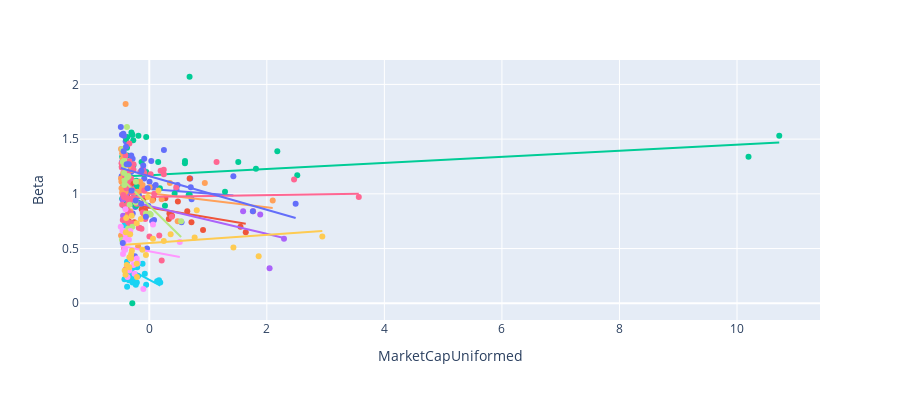

Notebook code cell kept with this figure:
### Code cell
# we can see the beta distribution in different sectors
# is it affected by marketcap or sector?

# uniform marketCap
MktCap = fullDataNoOutliers['MarketCap']
MktCapUni = (MktCap - np.mean(MktCap))/np.std(MktCap,ddof=1)
fullDataNoOutliers['MarketCapUniformed'] = MktCapUni

fig = px.scatter(fullDataNoOutliers, x='MarketCapUniformed', y= 'Beta', color='GICSSector', trendline="ols", height=400)
fig.layout.update(showlegend=False)
fig.show()

### Figure 1 — Plotly figure (JSON) as saved in the notebook; plotly's stock layout.template omitted (floating-point values rounded to 4 significant figures)
{"data": [{"hoverlabel": {"namelength": 0}, "hovertemplate": "GICSSector=Industrials<br>MarketCapUniformed=%{x}<br>Beta=%{y}", "legendgroup": "GICSSector=Industrials", "marker": {"color": "#636efa", "symbol": "circle"}, "mode": "markers", "name": "GICSSector=Industrials", "showlegend": true, "type": "scatter", "x": [0.4635, -0.4433, -0.4305, -0.4013, -0.3222, -0.4582, -0.4075, 1.431, -0.4068, 0.2491, 0.06015, -0.2473, 0.0338, -0.174, -0.3765, -0.1663, -0.08597, -0.3992, -0.3092, -0.4652, -0.2818, -0.4466, -0.01708, -0.3557, 0.7207, -0.4383, 0.004948, -0.2366, -0.3811, 0.5482, -0.3998, 0.08148, -0.2639, -0.2836, -0.4589, -0.4702, 0.05003, -0.2454, -0.463, -0.3239, -0.4011, -0.1737, -0.437, -0.2373, -0.2916, 0.696, 0.4826, 0.7056, -0.2815, -0.3918, -0.03792, -0.3799], "xaxis": "x", "y": [1.04, 0.96, 0.89, 1.48, 1.09, 0.95, 1.12, 1.16, 0.8, 1.4, 1.06, 1.1, 1.3, 1.02, 1.02, 1.11, 1.14, 1.06, 1.2, 1.54, 1.09, 1.28, 0.89, 1.02, 0.95, 0.99, 1.11, 0.98, 1.02, 0.74, 1.1, 0.76, 1, 1.32, 1.14, 1.16, 0.75, 0.43, 1.29, 1.21, 0.8, 0.98, 1.01, 0.88, 1.54, 1.14, 1.08, 1.06, 0.82, 1.09, 0.5, 1.1], "yaxis": "y"}, {"hoverlabel": {"namelength": 0}, "hovertemplate": "<b>OLS trendline</b><br>Beta = -0.042196 * MarketCapUniformed + 1.045452<br>R<sup>2</sup>=0.005966<br><br>GICSSector=Industrials<br>MarketCapUniformed=%{x}<br>Beta=%{y} <b>(trend)</b>", "legendgroup": "GICSSector=Industrials", "marker": {"color": "#636efa", "symbol": "circle"}, "mode": "lines", "name": "GICSSector=Industrials", "showlegend": false, "type": "scatter", "x": [-0.4702, -0.4652, -0.463, -0.4589, -0.4582, -0.4466, -0.4433, -0.4383, -0.437, -0.4305, -0.4075, -0.4068, -0.4013, -0.4011, -0.3998, -0.3992, -0.3918, -0.3811, -0.3799, -0.3765, -0.3557, -0.3239, -0.3222, -0.3092, -0.2916, -0.2836, -0.2818, -0.2815, -0.2639, -0.2473, -0.2454, -0.2373, -0.2366, -0.174, -0.1737, -0.1663, -0.08597, -0.03792, -0.01708, 0.004948, 0.0338, 0.05003, 0.06015, 0.08148, 0.2491, 0.4635, 0.4826, 0.5482, 0.696, 0.7056, 0.7207, 1.431], "xaxis": "x", "y": [1.065, 1.065, 1.065, 1.065, 1.065, 1.064, 1.064, 1.064, 1.064, 1.064, 1.063, 1.063, 1.062, 1.062, 1.062, 1.062, 1.062, 1.062, 1.061, 1.061, 1.06, 1.059, 1.059, 1.058, 1.058, 1.057, 1.057, 1.057, 1.057, 1.056, 1.056, 1.055, 1.055, 1.053, 1.053, 1.052, 1.049, 1.047, 1.046, 1.045, 1.044, 1.043, 1.043, 1.042, 1.035, 1.026, 1.025, 1.022, 1.016, 1.016, 1.015, 0.9851], "yaxis": "y"}, {"hoverlabel": {"namelength": 0}, "hovertemplate": "GICSSector=Health Care<br>MarketCapUniformed=%{x}<br>Beta=%{y}", "legendgroup": "GICSSector=Health Care", "marker": {"color": "#EF553B", "symbol": "circle"}, "mode": "markers", "name": "GICSSector=Health Care", "showlegend": true, "type": "scatter", "x": [0.6464, -0.2927, -0.3476, 0.7179, -0.07059, 0.3868, -0.3805, -0.31, -0.387, 0.343, 0.4864, 0.3329, -0.09306, -0.1289, -0.2538, 0.9148, 1.642, -0.4337, 1.552, -0.3883, -0.3437, 0.2735, -0.378, 0.687, -0.3993, 0.06517], "xaxis": "x", "y": [0.84, 1.1, 0.75, 0.74, 0.85, 0.8, 0.89, 0.91, 0.86, 0.82, 0.93, 0.77, 0.96, 0.86, 0.74, 0.67, 0.65, 1.26, 0.7, 0.68, 0.82, 0.96, 0.98, 1.14, 0.75, 0.95], "yaxis": "y"}, {"hoverlabel": {"namelength": 0}, "hovertemplate": "<b>OLS trendline</b><br>Beta = -0.090165 * MarketCapUniformed + 0.874085<br>R<sup>2</sup>=0.131074<br><br>GICSSector=Health Care<br>MarketCapUniformed=%{x}<br>Beta=%{y} <b>(trend)</b>", "legendgroup": "GICSSector=Health Care", "marker": {"color": "#EF553B", "symbol": "circle"}, "mode": "lines", "name": "GICSSector=Health Care", "showlegend": false, "type": "scatter", "x": [-0.4337, -0.3993, -0.3883, -0.387, -0.3805, -0.378, -0.3476, -0.3437, -0.31, -0.2927, -0.2538, -0.1289, -0.09306, -0.07059, 0.06517, 0.2735, 0.3329, 0.343, 0.3868, 0.4864, 0.6464, 0.687, 0.7179, 0.9148, 1.552, 1.642], "xaxis": "x", "y": [0.9132, 0.9101, 0.9091, 0.909, 0.9084, 0.9082, 0.9054, 0.9051, 0.902, 0.9005, 0.897, 0.8857, 0.8825, 0.8805, 0.8682, 0.8494, 0.8441, 0.8432, 0.8392, 0.8302, 0.8158, 0.8121, 0.8094, 0.7916, 0.7342, 0.7261], "yaxis": "y"}, {"hoverlabel": {"namelength": 0}, "hovertemplate": "GICSSector=Information Technology<br>MarketCapUniformed=%{x}<br>Beta=%{y}", "legendgroup": "GICSSector=Information Technology", "marker": {"color": "#00cc96", "symbol": "circle"}, "mode": "markers", "name": "GICSSector=Information Technology", "showlegend": true, "type": "scatter", "x": [0.6702, -0.4655, -0.2209, -0.131, 10.72, -0.05243, 0.1802, 0.608, -0.386, 1.514, -0.3913, -0.1891, -0.2898, -0.4552, 0.267, -0.4562, -0.05027, -0.2705, 1.815, 0.6883, 0.1512, -0.4211, -0.4419, -0.2728, -0.1845, 2.179, -0.3734, -0.3036, 10.2, -0.242, -0.3938, 0.6859, 1.289, -0.2222, 0.4309, -0.3785, -0.3733, -0.2086, 0.6065, -0.2888, 2.518, -0.4238, -0.4607, -0.2876], "xaxis": "x", "y": [0.99, 1.25, 1.12, 1.29, 1.53, 1.52, 1.05, 1.3, 0.91, 1.29, 0.63, 0.92, 1.27, 1.4, 0.89, 0.96, 1.2, 1.26, 1.23, 0.99, 1.29, 0.79, 1.07, 1.49, 1.53, 1.39, 1.35, 1.56, 1.34, 0.9, 1.5, 2.07, 1.02, 0.89, 1, 1.42, 1.52, 1.07, 1.28, 0, 1.17, 0.69, 1.34, 1.54], "yaxis": "y"}, {"hoverlabel": {"namelength": 0}, "hovertemplate": "<b>OLS trendline</b><br>Beta = 0.027917 * MarketCapUniformed + 1.170396<br>R<sup>2</sup>=0.037324<br><br>GICSSector=Information Technology<br>MarketCapUniformed=%{x}<br>Beta=%{y} <b>(trend)</b>", "legendgroup": "GICSSector=Information Technology", "marker": {"color": "#00cc96", "symbol": "circle"}, "mode": "lines", "name": "GICSSector=Information Technology", "showlegend": false, "type": "scatter", "x": [-0.4655, -0.4607, -0.4562, -0.4552, -0.4419, -0.4238, -0.4211, -0.3938, -0.3913, -0.386, -0.3785, -0.3734, -0.3733, -0.3036, -0.2898, -0.2888, -0.2876, -0.2728, -0.2705, -0.242, -0.2222, -0.2209, -0.2086, -0.1891, -0.1845, -0.131, -0.05243, -0.05027, 0.1512, 0.1802, 0.267, 0.4309, 0.6065, 0.608, 0.6702, 0.6859, 0.6883, 1.289, 1.514, 1.815, 2.179, 2.518, 10.2, 10.72], "xaxis": "x", "y": [1.157, 1.158, 1.158, 1.158, 1.158, 1.159, 1.159, 1.159, 1.159, 1.16, 1.16, 1.16, 1.16, 1.162, 1.162, 1.162, 1.162, 1.163, 1.163, 1.164, 1.164, 1.164, 1.165, 1.165, 1.165, 1.167, 1.169, 1.169, 1.175, 1.175, 1.178, 1.182, 1.187, 1.187, 1.189, 1.19, 1.19, 1.206, 1.213, 1.221, 1.231, 1.241, 1.455, 1.47], "yaxis": "y"}, {"hoverlabel": {"namelength": 0}, "hovertemplate": "GICSSector=Communication Services<br>MarketCapUniformed=%{x}<br>Beta=%{y}", "legendgroup": "GICSSector=Communication Services", "marker": {"color": "#ab63fa", "symbol": "circle"}, "mode": "markers", "name": "GICSSector=Communication Services", "showlegend": true, "type": "scatter", "x": [-0.09997, 2.293, -0.3903, 1.597, -0.4454, -0.4468, -0.4445, -0.3594, 2.047, -0.4396, 1.888], "xaxis": "x", "y": [1.22, 0.59, 0.99, 0.84, 0.8, 0.96, 0.95, 0.67, 0.32, 0.97, 0.81], "yaxis": "y"}, {"hoverlabel": {"namelength": 0}, "hovertemplate": "<b>OLS trendline</b><br>Beta = -0.127957 * MarketCapUniformed + 0.889558<br>R<sup>2</sup>=0.405072<br><br>GICSSector=Communication Services<br>MarketCapUniformed=%{x}<br>Beta=%{y} <b>(trend)</b>", "legendgroup": "GICSSector=Communication Services", "marker": {"color": "#ab63fa", "symbol": "circle"}, "mode": "lines", "name": "GICSSector=Communication Services", "showlegend": false, "type": "scatter", "x": [-0.4468, -0.4454, -0.4445, -0.4396, -0.3903, -0.3594, -0.09997, 1.597, 1.888, 2.047, 2.293], "xaxis": "x", "y": [0.9467, 0.9466, 0.9464, 0.9458, 0.9395, 0.9355, 0.9023, 0.6852, 0.648, 0.6276, 0.5962], "yaxis": "y"}, {"hoverlabel": {"namelength": 0}, "hovertemplate": "GICSSector=Consumer Discretionary<br>MarketCapUniformed=%{x}<br>Beta=%{y}", "legendgroup": "GICSSector=Consumer Discretionary", "marker": {"color": "#FFA15A", "symbol": "circle"}, "mode": "markers", "name": "GICSSector=Consumer Discretionary", "showlegend": true, "type": "scatter", "x": [-0.4096, -0.2959, -0.3358, -0.4797, -0.4457, -0.2929, -0.3247, -0.3917, -0.1014, -0.1937, -0.3228, -0.1541, -0.4627, -0.3618, 0.004805, -0.3744, -0.4704, -0.4668, -0.4018, -0.249, 2.1, -0.4435, -0.4803, -0.4698, -0.3297, 0.3507, -0.4807, -0.1139, 0.9449, -0.4721, -0.4534, -0.4184, -0.4606, -0.1233, -0.295, 0.4835, -0.4538, 0.05218, -0.4159, 0.2106, -0.4141, -0.1573, -0.4248, -0.4026, -0.1899], "xaxis": "x", "y": [0.65, 1.22, 1.26, 0.62, 1.27, 1.04, 0.73, 0.66, 0.82, 1.02, 0.84, 0.91, 1.01, 0.81, 1.06, 0.73, 1.11, 1.25, 1.02, 1.01, 0.94, 1.19, 1.41, 1.11, 0.65, 1.1, 1.14, 1.08, 1.1, 1.05, 1.11, 0.64, 1.37, 1.05, 1.22, 0.75, 1.32, 0.94, 1.11, 0.95, 0.97, 1.11, 1.17, 1.82, 0.52], "yaxis": "y"}, {"hoverlabel": {"namelength": 0}, "hovertemplate": "<b>OLS trendline</b><br>Beta = -0.064752 * MarketCapUniformed + 1.005604<br>R<sup>2</sup>=0.013947<br><br>GICSSector=Consumer Discretionary<br>MarketCapUniformed=%{x}<br>Beta=%{y} <b>(trend)</b>", "legendgroup": "GICSSector=Consumer Discretionary", "marker": {"color": "#FFA15A", "symbol": "circle"}, "mode": "lines", "name": "GICSSector=Consumer Discretionary", "showlegend": false, "type": "scatter", "x": [-0.4807, -0.4803, -0.4797, -0.4721, -0.4704, -0.4698, -0.4668, -0.4627, -0.4606, -0.4538, -0.4534, -0.4457, -0.4435, -0.4248, -0.4184, -0.4159, -0.4141, -0.4096, -0.4026, -0.4018, -0.3917, -0.3744, -0.3618, -0.3358, -0.3297, -0.3247, -0.3228, -0.2959, -0.295, -0.2929, -0.249, -0.1937, -0.1899, -0.1573, -0.1541, -0.1233, -0.1139, -0.1014, 0.004805, 0.05218, 0.2106, 0.3507, 0.4835, 0.9449, 2.1], "xaxis": "x", "y": [1.037, 1.037, 1.037, 1.036, 1.036, 1.036, 1.036, 1.036, 1.035, 1.035, 1.035, 1.034, 1.034, 1.033, 1.033, 1.033, 1.032, 1.032, 1.032, 1.032, 1.031, 1.03, 1.029, 1.027, 1.027, 1.027, 1.027, 1.025, 1.025, 1.025, 1.022, 1.018, 1.018, 1.016, 1.016, 1.014, 1.013, 1.012, 1.005, 1.002, 0.992, 0.9829, 0.9743, 0.9444, 0.8696], "yaxis": "y"}, {"hoverlabel": {"namelength": 0}, "hovertemplate": "GICSSector=Utilities<br>MarketCapUniformed=%{x}<br>Beta=%{y}", "legendgroup": "GICSSector=Utilities", "marker": {"color": "#19d3f3", "symbol": "circle"}, "mode": "markers", "name": "GICSSector=Utilities", "showlegend": true, "type": "scatter", "x": [-0.4138, -0.3998, -0.3363, -0.05289, -0.3047, -0.3935, -0.3781, -0.3464, -0.2117, 0.1657, -0.2876, 0.187, -0.2847, -0.3772, -0.2452, -0.07623, -0.2626, -0.425, -0.422, -0.2849, -0.2055, -0.1143, 0.1326, -0.2295, -0.1905], "xaxis": "x", "y": [0.66, 0.23, 0.27, 0.17, 0.24, 0.3, 0.38, 0.21, 0.19, 0.21, 0.24, 0.19, 0.19, 0.15, 0.21, 0.27, 0.33, 0.71, 0.22, 0.33, 0.33, 0.36, 0.2, 0.17, 0.25], "yaxis": "y"}, {"hoverlabel": {"namelength": 0}, "hovertemplate": "<b>OLS trendline</b><br>Beta = -0.286803 * MarketCapUniformed + 0.214353<br>R<sup>2</sup>=0.142737<br><br>GICSSector=Utilities<br>MarketCapUniformed=%{x}<br>Beta=%{y} <b>(trend)</b>", "legendgroup": "GICSSector=Utilities", "marker": {"color": "#19d3f3", "symbol": "circle"}, "mode": "lines", "name": "GICSSector=Utilities", "showlegend": false, "type": "scatter", "x": [-0.425, -0.422, -0.4138, -0.3998, -0.3935, -0.3781, -0.3772, -0.3464, -0.3363, -0.3047, -0.2876, -0.2849, -0.2847, -0.2626, -0.2452, -0.2295, -0.2117, -0.2055, -0.1905, -0.1143, -0.07623, -0.05289, 0.1326, 0.1657, 0.187], "xaxis": "x", "y": [0.3363, 0.3354, 0.333, 0.329, 0.3272, 0.3228, 0.3225, 0.3137, 0.3108, 0.3018, 0.2968, 0.2961, 0.296, 0.2897, 0.2847, 0.2802, 0.2751, 0.2733, 0.269, 0.2471, 0.2362, 0.2295, 0.1763, 0.1668, 0.1607], "yaxis": "y"}, {"hoverlabel": {"namelength": 0}, "hovertemplate": "GICSSector=Financials<br>MarketCapUniformed=%{x}<br>Beta=%{y}", "legendgroup": "GICSSector=Financials", "marker": {"color": "#FF6692", "symbol": "circle"}, "mode": "markers", "name": "GICSSector=Financials", "showlegend": true, "type": "scatter", "x": [-0.1326, -0.1657, 0.4591, -0.338, -0.06808, -0.3585, -0.4511, 2.463, -0.07932, -0.1107, 0.1929, -0.0835, -0.3999, 0.02332, 0.1703, -0.3397, 1.145, -0.3656, 0.211, -0.4297, -0.2679, -0.4299, -0.4263, -0.32, -0.3465, -0.3865, 0.2475, -0.316, -0.3765, 0.00286, -0.364, -0.4716, 3.565, -0.343, -0.4036, -0.3721, -0.3143, -0.0172, -0.08402, -0.1197, 0.2465, -0.3409, -0.3594, -0.3099, -0.4611, -0.3666, -0.1534, -0.411, -0.364, 0.08471, -0.2788, -0.2165, -0.2919, -0.2689, -0.178, 0.3824, -0.4677, 1.767, -0.2863, -0.4434], "xaxis": "x", "y": [0.68, 0.69, 1.06, 1.46, 0.77, 0.74, 0.76, 1.13, 0.78, 0.83, 1.21, 1.19, 0.31, 1.18, 0.62, 0.66, 1.29, 1.07, 0.39, 0.97, 1.27, 1.27, 0.5, 0.95, 0.93, 1.05, 1.18, 0.72, 0.96, 0.61, 1.2, 1.28, 0.97, 1.06, 1.35, 0.9, 0.82, 0.81, 1.03, 1.22, 1.22, 1.3, 0.84, 1.14, 0.9, 1.18, 1.2, 1.16, 1.11, 1, 1.03, 0.91, 1.01, 1.22, 0.69, 0.79, 1.24, 0.84, 0.73, 0.99], "yaxis": "y"}, {"hoverlabel": {"namelength": 0}, "hovertemplate": "<b>OLS trendline</b><br>Beta = 0.007496 * MarketCapUniformed + 0.973198<br>R<sup>2</sup>=0.000439<br><br>GICSSector=Financials<br>MarketCapUniformed=%{x}<br>Beta=%{y} <b>(trend)</b>", "legendgroup": "GICSSector=Financials", "marker": {"color": "#FF6692", "symbol": "circle"}, "mode": "lines", "name": "GICSSector=Financials", "showlegend": false, "type": "scatter", "x": [-0.4716, -0.4677, -0.4611, -0.4511, -0.4434, -0.4299, -0.4297, -0.4263, -0.411, -0.4036, -0.3999, -0.3865, -0.3765, -0.3721, -0.3666, -0.3656, -0.364, -0.364, -0.3594, -0.3585, -0.3465, -0.343, -0.3409, -0.3397, -0.338, -0.32, -0.316, -0.3143, -0.3099, -0.2919, -0.2863, -0.2788, -0.2689, -0.2679, -0.2165, -0.178, -0.1657, -0.1534, -0.1326, -0.1197, -0.1107, -0.08402, -0.0835, -0.07932, -0.06808, -0.0172, 0.00286, 0.02332, 0.08471, 0.1703, 0.1929, 0.211, 0.2465, 0.2475, 0.3824, 0.4591, 1.145, 1.767, 2.463, 3.565], "xaxis": "x", "y": [0.9697, 0.9697, 0.9697, 0.9698, 0.9699, 0.97, 0.97, 0.97, 0.9701, 0.9702, 0.9702, 0.9703, 0.9704, 0.9704, 0.9704, 0.9705, 0.9705, 0.9705, 0.9705, 0.9705, 0.9706, 0.9706, 0.9706, 0.9707, 0.9707, 0.9708, 0.9708, 0.9708, 0.9709, 0.971, 0.9711, 0.9711, 0.9712, 0.9712, 0.9716, 0.9719, 0.972, 0.972, 0.9722, 0.9723, 0.9724, 0.9726, 0.9726, 0.9726, 0.9727, 0.9731, 0.9732, 0.9734, 0.9738, 0.9745, 0.9746, 0.9748, 0.975, 0.9751, 0.9761, 0.9766, 0.9818, 0.9864, 0.9917, 0.9999], "yaxis": "y"}, {"hoverlabel": {"namelength": 0}, "hovertemplate": "GICSSector=Materials<br>MarketCapUniformed=%{x}<br>Beta=%{y}", "legendgroup": "GICSSector=Materials", "marker": {"color": "#B6E880", "symbol": "circle"}, "mode": "markers", "name": "GICSSector=Materials", "showlegend": true, "type": "scatter", "x": [-0.05643, -0.457, -0.2887, -0.376, -0.4278, -0.4253, 0.02455, -0.42, -0.3798, -0.3557, 0.5416, -0.2275, -0.3615, -0.4506, -0.3658, -0.4236, -0.2292, -0.4643, 0.002256, -0.3346, -0.4295], "xaxis": "x", "y": [0.82, 1.41, 0.7, 1.15, 1.19, 1.26, 0.81, 1.12, 1.61, 1.16, 0.75, 1.11, 0.68, 1.29, 1.16, 1.08, 0.92, 0.58, 0.82, 0.9, 1.3], "yaxis": "y"}, {"hoverlabel": {"namelength": 0}, "hovertemplate": "<b>OLS trendline</b><br>Beta = -0.526178 * MarketCapUniformed + 0.891095<br>R<sup>2</sup>=0.219895<br><br>GICSSector=Materials<br>MarketCapUniformed=%{x}<br>Beta=%{y} <b>(trend)</b>", "legendgroup": "GICSSector=Materials", "marker": {"color": "#B6E880", "symbol": "circle"}, "mode": "lines", "name": "GICSSector=Materials", "showlegend": false, "type": "scatter", "x": [-0.4643, -0.457, -0.4506, -0.4295, -0.4278, -0.4253, -0.4236, -0.42, -0.3798, -0.376, -0.3658, -0.3615, -0.3557, -0.3346, -0.2887, -0.2292, -0.2275, -0.05643, 0.002256, 0.02455, 0.5416], "xaxis": "x", "y": [1.135, 1.132, 1.128, 1.117, 1.116, 1.115, 1.114, 1.112, 1.091, 1.089, 1.084, 1.081, 1.078, 1.067, 1.043, 1.012, 1.011, 0.9208, 0.8899, 0.8782, 0.6061], "yaxis": "y"}, {"hoverlabel": {"namelength": 0}, "hovertemplate": "GICSSector=Real Estate<br>MarketCapUniformed=%{x}<br>Beta=%{y}", "legendgroup": "GICSSector=Real Estate", "marker": {"color": "#FF97FF", "symbol": "circle"}, "mode": "markers", "name": "GICSSector=Real Estate", "showlegend": true, "type": "scatter", "x": [-0.3462, -0.4469, -0.2135, -0.323, -0.4026, -0.1968, -0.3093, -0.3699, -0.4219, -0.3396, -0.4043, -0.4294, -0.4383, -0.4853, 0.06327, -0.1006, -0.2687, -0.4111, 0.5193, -0.4556, -0.2511, -0.4038], "xaxis": "x", "y": [0.58, 0.45, 0.41, 0.66, 0.59, 0.37, 0.4, 0.24, 0.49, 0.3, 0.86, 0.56, 0.66, 0.7, 0.72, 0.13, 0.35, 0.49, 0.56, 0.66, 0.27, 0.63], "yaxis": "y"}, {"hoverlabel": {"namelength": 0}, "hovertemplate": "<b>OLS trendline</b><br>Beta = -0.100494 * MarketCapUniformed + 0.474240<br>R<sup>2</sup>=0.015321<br><br>GICSSector=Real Estate<br>MarketCapUniformed=%{x}<br>Beta=%{y} <b>(trend)</b>", "legendgroup": "GICSSector=Real Estate", "marker": {"color": "#FF97FF", "symbol": "circle"}, "mode": "lines", "name": "GICSSector=Real Estate", "showlegend": false, "type": "scatter", "x": [-0.4853, -0.4556, -0.4469, -0.4383, -0.4294, -0.4219, -0.4111, -0.4043, -0.4038, -0.4026, -0.3699, -0.3462, -0.3396, -0.323, -0.3093, -0.2687, -0.2511, -0.2135, -0.1968, -0.1006, 0.06327, 0.5193], "xaxis": "x", "y": [0.523, 0.52, 0.5191, 0.5183, 0.5174, 0.5166, 0.5156, 0.5149, 0.5148, 0.5147, 0.5114, 0.509, 0.5084, 0.5067, 0.5053, 0.5012, 0.4995, 0.4957, 0.494, 0.4843, 0.4679, 0.4221], "yaxis": "y"}, {"hoverlabel": {"namelength": 0}, "hovertemplate": "GICSSector=Consumer Staples<br>MarketCapUniformed=%{x}<br>Beta=%{y}", "legendgroup": "GICSSector=Consumer Staples", "marker": {"color": "#FECB52", "symbol": "circle"}, "mode": "markers", "name": "GICSSector=Consumer Staples", "showlegend": true, "type": "scatter", "x": [0.3637, -0.298, -0.214, -0.3829, -0.3398, -0.3378, 1.861, 0.06294, -0.3927, -0.1427, 0.8078, 0.1569, -0.2136, -0.2091, -0.3073, -0.4044, -0.3133, -0.05709, -0.3253, -0.4184, -0.3119, -0.3986, 0.247, 1.432, 0.7722, -0.117, -0.2965, 2.945, -0.02584], "xaxis": "x", "y": [0.63, 0.8, 0.73, 0.35, 0.33, 0.42, 0.43, 0.59, 0.78, 0.77, 0.85, 1.03, 0.36, 0.24, 0.45, 0.26, 0.42, 0.44, 0.63, 0.3, 0.41, 0.65, 0.57, 0.51, 0.6, 0.49, 0.48, 0.61, 0.97], "yaxis": "y"}, {"hoverlabel": {"namelength": 0}, "hovertemplate": "<b>OLS trendline</b><br>Beta = 0.037035 * MarketCapUniformed + 0.551160<br>R<sup>2</sup>=0.019690<br><br>GICSSector=Consumer Staples<br>MarketCapUniformed=%{x}<br>Beta=%{y} <b>(trend)</b>", "legendgroup": "GICSSector=Consumer Staples", "marker": {"color": "#FECB52", "symbol": "circle"}, "mode": "lines", "name": "GICSSector=Consumer Staples", "showlegend": false, "type": "scatter", "x": [-0.4184, -0.4044, -0.3986, -0.3927, -0.3829, -0.3398, -0.3378, -0.3253, -0.3133, -0.3119, -0.3073, -0.298, -0.2965, -0.214, -0.2136, -0.2091, -0.1427, -0.117, -0.05709, -0.02584, 0.06294, 0.1569, 0.247, 0.3637, 0.7722, 0.8078, 1.432, 1.861, 2.945], "xaxis": "x", "y": [0.5357, 0.5362, 0.5364, 0.5366, 0.537, 0.5386, 0.5387, 0.5391, 0.5396, 0.5396, 0.5398, 0.5401, 0.5402, 0.5432, 0.5432, 0.5434, 0.5459, 0.5468, 0.549, 0.5502, 0.5535, 0.557, 0.5603, 0.5646, 0.5798, 0.5811, 0.6042, 0.6201, 0.6602], "yaxis": "y"}, {"hoverlabel": {"namelength": 0}, "hovertemplate": "GICSSector=Energy<br>MarketCapUniformed=%{x}<br>Beta=%{y}", "legendgroup": "GICSSector=Energy", "marker": {"color": "#636efa", "symbol": "circle"}, "mode": "markers", "name": "GICSSector=Energy", "showlegend": true, "type": "scatter", "x": [-0.3015, -0.4509, 1.762, -0.4839, -0.3955, 0.109, -0.4421, -0.3848, -0.1029, 2.491, -0.349, -0.4365, -0.05751, -0.4314, -0.08636, -0.1372, -0.2305, -0.02926, -0.3068, -0.1321], "xaxis": "x", "y": [1.03, 0.55, 0.84, 1.61, 1.43, 1.08, 1.55, 1.27, 1.26, 0.91, 1.27, 1.39, 0.79, 1.53, 1.32, 0.91, 0.94, 1.05, 1.35, 1.21], "yaxis": "y"}, {"hoverlabel": {"namelength": 0}, "hovertemplate": "<b>OLS trendline</b><br>Beta = -0.153590 * MarketCapUniformed + 1.161457<br>R<sup>2</sup>=0.169693<br><br>GICSSector=Energy<br>MarketCapUniformed=%{x}<br>Beta=%{y} <b>(trend)</b>", "legendgroup": "GICSSector=Energy", "marker": {"color": "#636efa", "symbol": "circle"}, "mode": "lines", "name": "GICSSector=Energy", "showlegend": false, "type": "scatter", "x": [-0.4839, -0.4509, -0.4421, -0.4365, -0.4314, -0.3955, -0.3848, -0.349, -0.3068, -0.3015, -0.2305, -0.1372, -0.1321, -0.1029, -0.08636, -0.05751, -0.02926, 0.109, 1.762, 2.491], "xaxis": "x", "y": [1.236, 1.231, 1.229, 1.228, 1.228, 1.222, 1.221, 1.215, 1.209, 1.208, 1.197, 1.183, 1.182, 1.177, 1.175, 1.17, 1.166, 1.145, 0.8908, 0.7789], "yaxis": "y"}], "layout": {"height": 400, "legend": {"tracegroupgap": 0}, "margin": {"t": 60}, "showlegend": false, "xaxis": {"anchor": "y", "domain": [0, 1], "title": {"text": "MarketCapUniformed"}}, "yaxis": {"anchor": "x", "domain": [0, 1], "title": {"text": "Beta"}}}}
